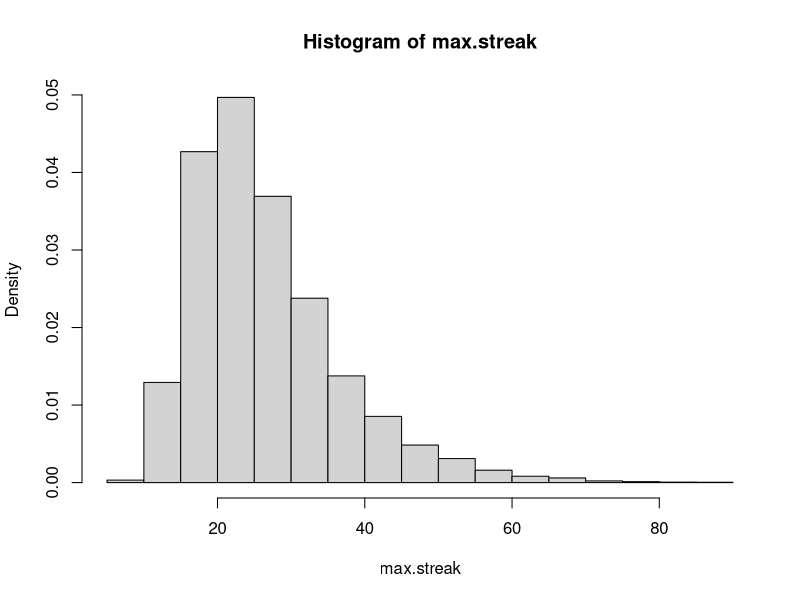

This figure's R source:
f1 <- function(alpha, s) {
  x <- -qnorm(alpha, 0, s)
  f0 <- function(x, s, alpha) x*dnorm(x, 0, s)/alpha
  integrate(f0, x, +Inf, s = s, alpha = alpha)$value
}

f2 <- function(alpha, s) {
  x <- -qnorm(alpha, 0, s)
  s * exp(-x^2/(2*s^2))/(alpha*sqrt(2*pi))
}

f3 <- function(alpha, s) {
  x <- rnorm(1e5, 0, s)
  mean(x[x > -qnorm(alpha, 0, s)])
}


s <- 2
a <- .01

lapply(list(f1, f2, f3), function(x) eval(as.call(list(x, alpha = a, s = s))))





max.streak <- sapply(1:1e4, function(i) {
  y <- rle(rbinom(100, 1, .9))
  max(y$lengths[y$values == 1])
})

hist(max.streak, fr = F, br = 20)
summary(max.streak)
sd(max.streak)

mean(max.streak >= 51)